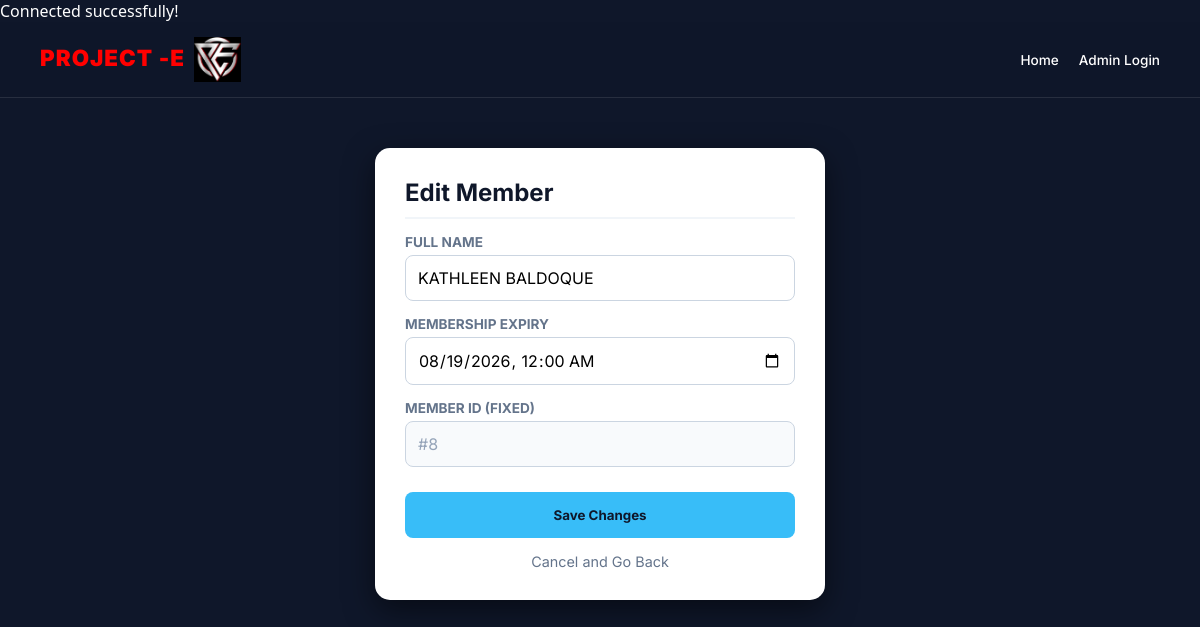
Screenshot of /admin/edit_members.php?id=8 with the database file from the repository.
### tables this page shows
CREATE TABLE `members` (
  `id` int(11) NOT NULL,
  `qr_id` varchar(100) DEFAULT NULL,
  `name` varchar(100) NOT NULL,
  `contact` varchar(20) DEFAULT NULL,
  `address` text DEFAULT NULL,
  `membership_type` varchar(50) DEFAULT NULL,
  `start_date` date DEFAULT NULL,
  `expiry_date` date DEFAULT NULL,
  `status` enum('Active','Expired') DEFAULT 'Active',
  `created_at` timestamp NOT NULL DEFAULT current_timestamp()
);

### admin/edit_members.php (the view, shortened to what this page needs)
<?php
include __DIR__ . '/../includes/db.php';
include __DIR__ . '/../includes/nav.php';
$id = mysqli_real_escape_string($conn, $_GET['id']);
$result = $conn->query("SELECT * FROM members WHERE id = '$id'");
$member = $result->fetch_assoc();
?>
<!DOCTYPE html>
<html lang="en">
<head>
    <link rel="stylesheet" href="../assets/style.css">
</head>
<body>
<div class="edit-card">
    <h2>Edit Member</h2>
    <form method="POST">
        <label>Full Name</label>
        <input type="text" name="name" value="<?php echo htmlspecialchars($member['name']); ?>" required>
        <label>Membership Expiry</label>
        <input type="datetime-local" name="expiry_date"
               value="<?php echo date('Y-m-d\TH:i', strtotime($member['expiry_date'])); ?>" required>
        <label>Member ID (Fixed)</label>
        <input type="text" value="#<?php echo $member['id']; ?>" disabled style="background: #f8fafc; color: #94a3b8;">
        <button type="submit" name="update" class="btn-update">Save Changes</button>
        <a href="Manage.php" class="back-link">Cancel and Go Back</a>
    </form>
</div>
</body>
</html>

### assets/style.css (style rules this page uses)
* { margin: 0; padding: 0; box-sizing: border-box; font-family: 'Inter', 'Segoe UI', system-ui, sans-serif; }
body { min-height: 100vh; background-color: #0f172a; background-image: url('../assets/gym.jpg'); background-repeat: no-repeat; background-attachment: fixed; background-size: cover; background-position: center; color: #1e293b; }

### admin/edit_members.php (style rules this page uses)
body { background: #0f172a; font-family: 'Segoe UI', sans-serif; color: white; }
.edit-card { background: white; padding: 30px; border-radius: 15px; max-width: 450px; margin: 50px auto; color: #1e293b; box-shadow: 0 10px 30px rgba(0,0,0,0.5); }
h2 { margin-top: 0; color: #0f172a; border-bottom: 2px solid #f1f5f9; padding-bottom: 10px; }
label { font-weight: 700; font-size: 0.85rem; text-transform: uppercase; color: #64748b; display: block; margin-top: 15px; }
input { width: 100%; padding: 12px; margin-top: 5px; border: 1px solid #cbd5e1; border-radius: 8px; box-sizing: border-box; font-size: 1rem; }
.btn-update { background: #38bdf8; color: #0f172a; border: none; padding: 15px; border-radius: 8px; cursor: pointer; width: 100%; font-weight: bold; margin-top: 25px; transition: 0.2s; }
.back-link { display: block; text-align: center; margin-top: 15px; color: #64748b; text-decoration: none; font-size: 0.9rem; }

### rows the page displays
members: name "KATHLEEN BALDOQUE", expiry_date "08/19/2026 00:00", id "#8"
